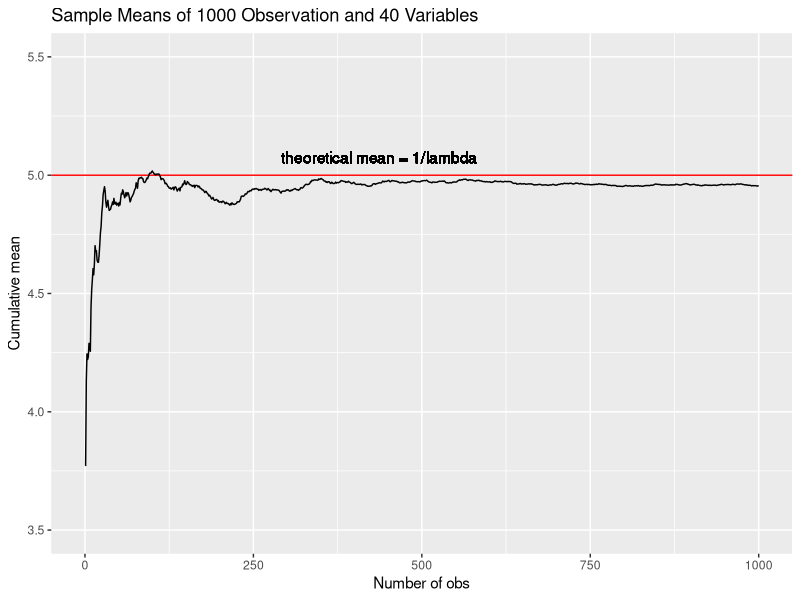
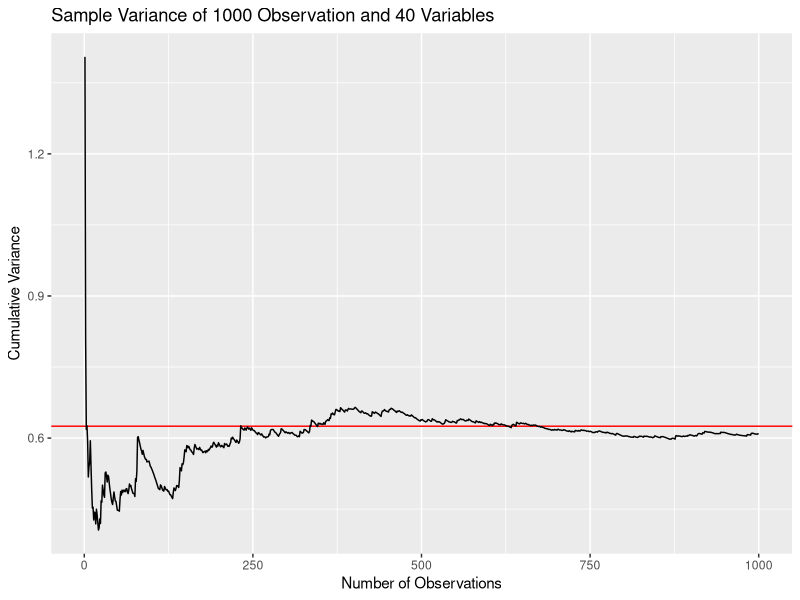
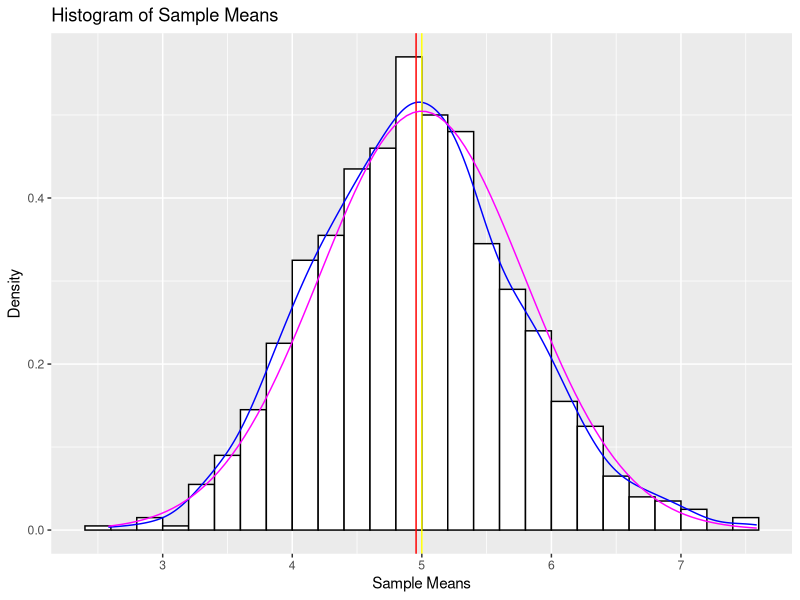
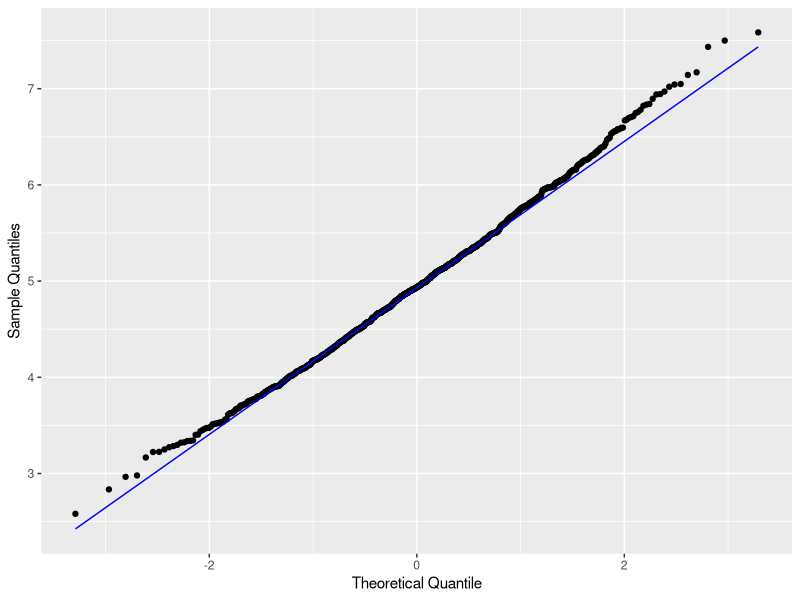

Source code (R) for these figures, in order:
## ---- chunk 1
knitr::opts_chunk$set(echo = TRUE)
## ---- chunk 2
library(tidyverse)
library(glue)
library(matrixStats)
downloadDate <- date()

glue("Simulation date is {downloadDate}")
sessionInfo()
## ---- chunk 3
set.seed(420) # random number generator set at 420
lambda <- .2 
sampCol <- 40 # number of variables
sampRow <- 1000  # number of observations

expoDis <- matrix(rexp(n=sampRow*sampCol, rate = lambda), sampRow, sampCol)

expoDF <- as.data.frame(expoDis)
# Converted it to a tibble to make it easier to visualize

e_df <- expoDF %>% mutate("MEAN" = rowMeans(expoDis), "SD" = rowSds(expoDis), "SumCumu" = cumsum(MEAN)/(1:sampRow)) %>% select(MEAN, SD, SumCumu)
head(e_df)
## ---- chunk 4
e_mean <- mean(e_df$MEAN)
t_mean <- 1/lambda
res_df <- tibble(Result = c("Sample means", "Theoretical mean"),"Mean"=c(e_mean, t_mean))
res_df
## ---- chunk 5
ggplot(data = e_df, aes(x = 1:sampRow, y = SumCumu)) + 
        geom_hline(yintercept = t_mean, col = "red") +
        geom_line(size = .5) + 
        labs(x = "Number of obs", 
             y = "Cumulative mean", 
             title = "Sample Means of 1000 Observation and 40 Variables") +
        geom_text(aes(0,t_mean,
             label = "theoretical mean = 1/lambda", 
             hjust = -1, 
             vjust =-1)) + 
        ylim(c(3.5,5.5))

## ---- chunk 6
e_df <- e_df %>% mutate(VarCumu = cumsum((MEAN - e_mean)^2)/seq_along(MEAN-1))
e_var <- var(e_df$MEAN)
t_var <- (1/(lambda*sqrt(sampCol)))^2
res_var_df <- tibble(Result = c("Sample variance", "Theoretical variance"),"Variance"=c(e_var, t_var))
res_var_df
## ---- chunk 7
ggplot(data=e_df, aes(x = 1:sampRow, y = VarCumu))+ geom_hline(yintercept = t_var, col="red") +
geom_line(size = .5) + labs(x = "Number of Observations", y = "Cumulative Variance", title = "Sample Variance of 1000 Observation and 40 Variables")
## ---- chunk 8
binhist <- hist(e_df$MEAN, plot=FALSE, breaks = "FD")
g2 <- ggplot(data = e_df, aes(x=MEAN)) 

g2 <- g2 + geom_histogram(aes(y=..density..),
        fill="white", 
        col="black",
        breaks =binhist$breaks) + 
      geom_density(
        aes(MEAN), 
        color = "blue") + 
      geom_vline(
        xintercept = c(e_mean, t_mean), 
        color = c("red", "yellow")) + 
      labs(
        x= "Sample Means", 
        y= "Density", 
        title = "Histogram of Sample Means")

g2 +stat_function(fun = dnorm, colour = "magenta", args = list(mean = t_mean, sd = sqrt(t_var)))
## ---- chunk 9
e_df %>% ggplot(aes(sample=MEAN))+stat_qq()+stat_qq_line(color="blue")+labs(x="Theoretical Quantile", y="Sample Quantiles", main = "Normal Probability Plot")
